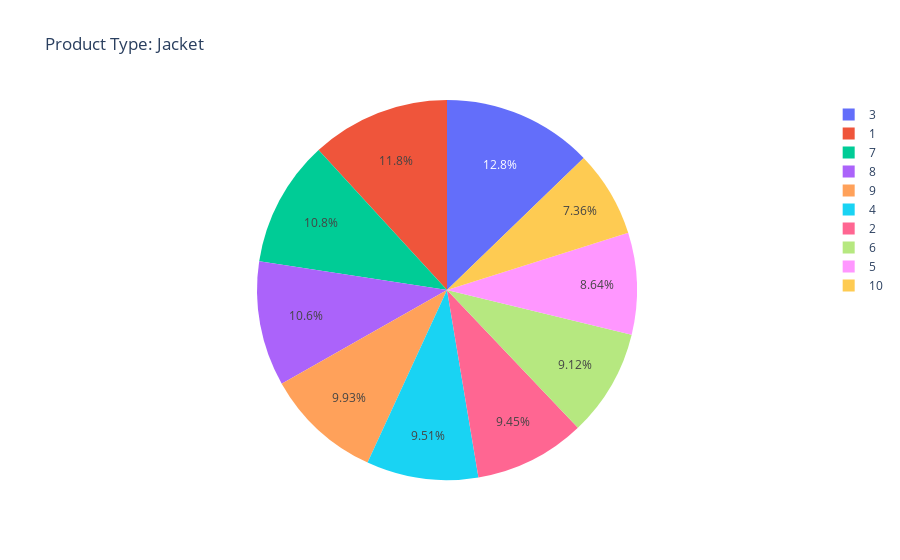
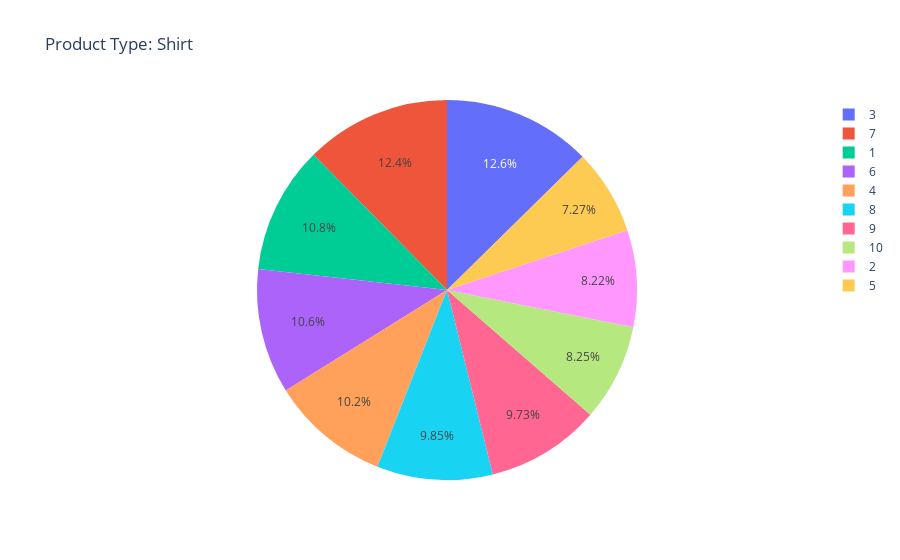
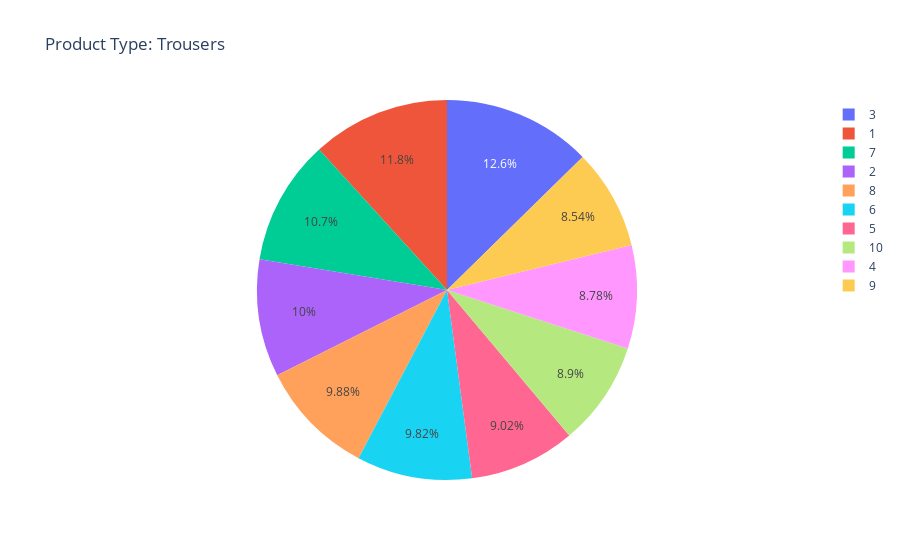

Notebook code cell kept with these figures, in order:
### Code cell
# group the dataframe by month order, product type, and calculate the total number of orders
agg_df = df.groupby(['month_order', 'product_type'])['sum_sold'].sum().reset_index()

# create a pie chart for each product type and month order using Plotly Express
for product_type in agg_df['product_type'].unique():
    product_df = agg_df[agg_df['product_type'] == product_type]
    fig = px.pie(product_df, values='sum_sold', names='month_order', title=f"Product Type: {product_type}")
    fig.show()

### Figure 1 — Plotly figure (JSON) as saved in the notebook; plotly's stock layout.template omitted (floating-point values rounded to 4 significant figures)
{"data": [{"domain": {"x": [0, 1], "y": [0, 1]}, "hovertemplate": "month_order=%{label}<br>sum_sold=%{value}<extra></extra>", "labels": [1, 2, 3, 4, 5, 6, 7, 8, 9, 10], "legendgroup": "", "name": "", "showlegend": true, "type": "pie", "values": [395, 316, 427, 318, 289, 305, 360, 355, 332, 246]}], "layout": {"legend": {"tracegroupgap": 0}, "title": {"text": "Product Type: Jacket"}}}

### Figure 2 — Plotly figure (JSON) as saved in the notebook; plotly's stock layout.template omitted (floating-point values rounded to 4 significant figures)
{"data": [{"domain": {"x": [0, 1], "y": [0, 1]}, "hovertemplate": "month_order=%{label}<br>sum_sold=%{value}<extra></extra>", "labels": [1, 2, 3, 4, 5, 6, 7, 8, 9, 10], "legendgroup": "", "name": "", "showlegend": true, "type": "pie", "values": [353, 268, 412, 331, 237, 347, 404, 321, 317, 269]}], "layout": {"legend": {"tracegroupgap": 0}, "title": {"text": "Product Type: Shirt"}}}

### Figure 3 — Plotly figure (JSON) as saved in the notebook; plotly's stock layout.template omitted (floating-point values rounded to 4 significant figures)
{"data": [{"domain": {"x": [0, 1], "y": [0, 1]}, "hovertemplate": "month_order=%{label}<br>sum_sold=%{value}<extra></extra>", "labels": [1, 2, 3, 4, 5, 6, 7, 8, 9, 10], "legendgroup": "", "name": "", "showlegend": true, "type": "pie", "values": [395, 336, 425, 295, 303, 330, 358, 332, 287, 299]}], "layout": {"legend": {"tracegroupgap": 0}, "title": {"text": "Product Type: Trousers"}}}
